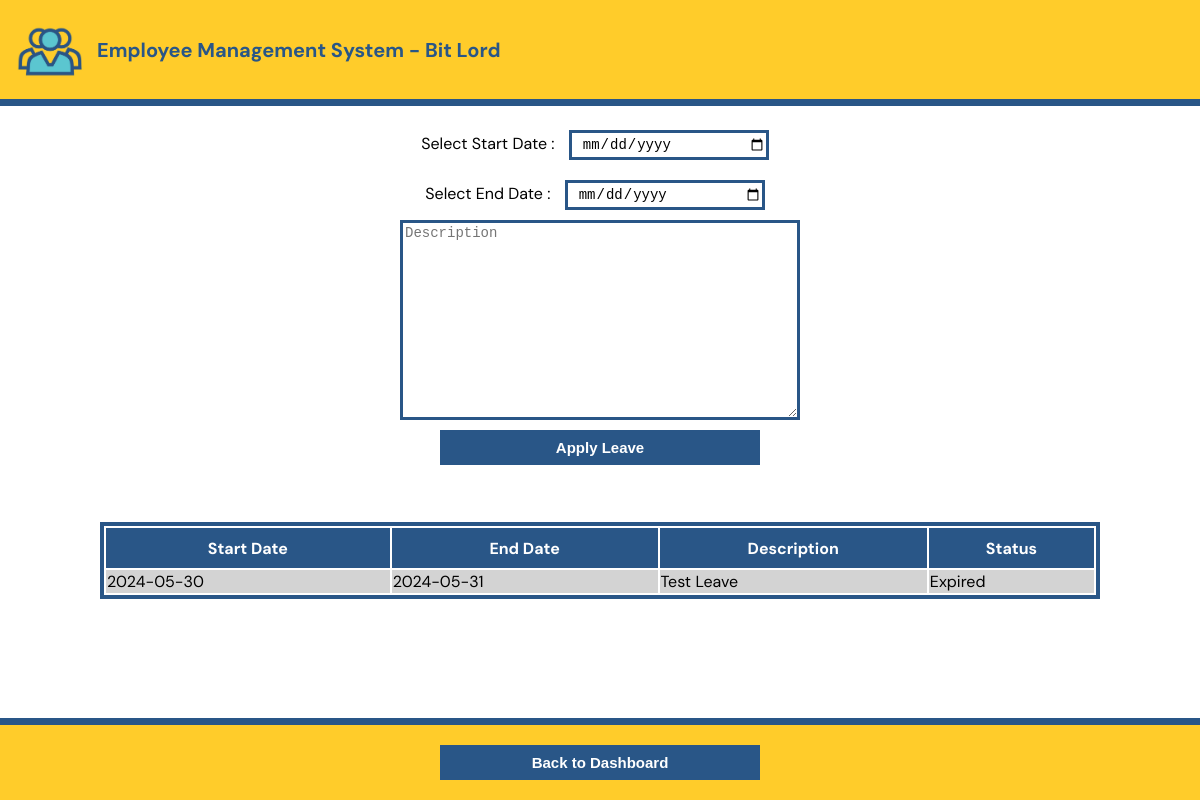
/user/userLeave.php (signed in), run on the app's committed database.
### tables this page shows
CREATE TABLE `leaveapply` (
  `leaveId` int(11) NOT NULL,
  `empId` varchar(10) DEFAULT NULL,
  `startDate` date DEFAULT NULL,
  `endDate` date DEFAULT NULL,
  `leaveDescription` varchar(255) DEFAULT NULL,
  `leaveStatus` varchar(50) DEFAULT NULL
);

### user/userLeave.php (the view, shortened to what this page needs)
<?php
include_once("../script/header.php");
include_once("../conf/conf.php");
$empID = $_SESSION['user'];
$query = "SELECT * FROM leaveapply WHERE empId = '$empID'";
$result = mysqli_query($conn, $query);
?>
<!DOCTYPE html>
<html lang="en" class="conthtml">
<head>
    <link rel="stylesheet" href="../style/style.css">
</head>
<body class="contbody">
    <form method="GET">
        Select Start Date :
        <input type="date" id="startDate" name="startDate" class="inputTextFilter" required>
        <br>
        Select End Date :
        <input type="date" id="endDate" name="endDate" class="inputTextFilter" required>
        <br>
        <textarea name="description" id="leaveDescription" cols="300" rows="200" class="inputTextArea" placeholder="Description"></textarea>
        <br>
        <input type="submit" name="applyLeave" value="Apply Leave" class="btn">
    </form>
    <br>
    <div class="container2">
    <table class="tbl">
        <tr class="tblHead">
            <th>Start Date</th>
            <th>End Date</th>
            <th>Description</th>
            <th>Status</th>
        </tr>
        <?php
        while ($row = mysqli_fetch_assoc($result)) {
            $statusClass = '';
            $currentDate = date('Y-m-d');
            if ($row['endDate'] < $currentDate) {
                $statusClass = 'tblExpired';
                $row['leaveStatus'] = 'Expired';
            }
            echo "<tr class='$statusClass'>";
            echo "<td>{$row['startDate']}</td>";
            echo "<td>{$row['endDate']}</td>";
            echo "<td>{$row['leaveDescription']}</td>";
            echo "<td>{$row['leaveStatus']}</td>";
            echo "</tr>";
        }
        ?>
    </table>
    </div>
    <br><br><br><br><br><br>
    <footer class="footer">
        <div class="container2">
            <a href="userDashboard.php"><button class="btn">Back to Dashboard</button></a>
        </div>
    </footer>
</body>
</html>

### style/style.css (style rules this page uses)
body { font-family: 'DM Sans', sans-serif; }
.footer { position: fixed; left: 0; bottom: 0; width: 100%; background-color: #c2c2c2; text-align: center; background-color: #FFCC2A; border-top: 7px solid #295687; }
.contbody { justify-content: center; align-items: center; margin-top: 120px; }
.container2 { margin: 10px auto; display: flex; flex-wrap: wrap; justify-content: center; align-items: center; text-align: center; max-width: 1000px; color: #295687; }
a { text-decoration: none; color: inherit; background: none; border: none; }
form { text-align: center; }
.inputTextFilter { width: 200px; height: 30px; margin: 10px; padding-left: 10px; font-size: 14px; border: 3px solid #295687; background: #FFF; }
.inputTextArea { height: 200px; width: 400px; font-size: 14px; border: 3px solid #295687; background: #FFF; }
.btn { width: 320px; height: 35px; margin: 10px; font-size: 15px; font-weight: 600; border: 3px solid #295687; background: #295687; color: #FFF; }
.tbl { width: 100%; border: 4px solid #295687; }
.tblHead { height: 40px; background-color: #295687; color: #FFF; }

### user/userLeave.php (style rules this page uses)
.tblExpired { background-color: #D3D3D3; }

### data on the page
leaveapply: startDate "2024-05-30", endDate "2024-05-31", leaveDescription "Test Leave", leaveStatus "Expired"
